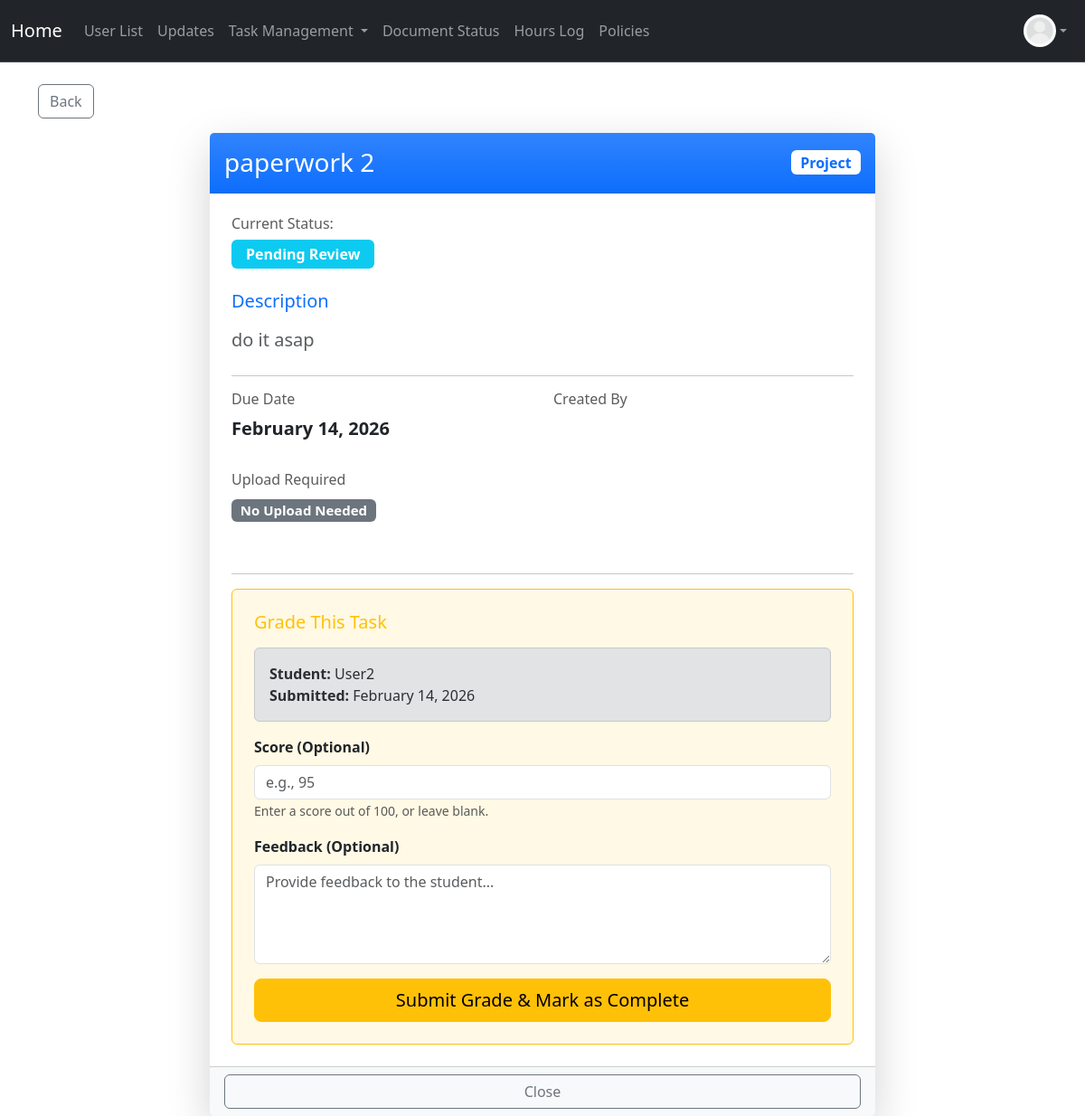
Before: /task/view/6 (signed in) with the older database file.
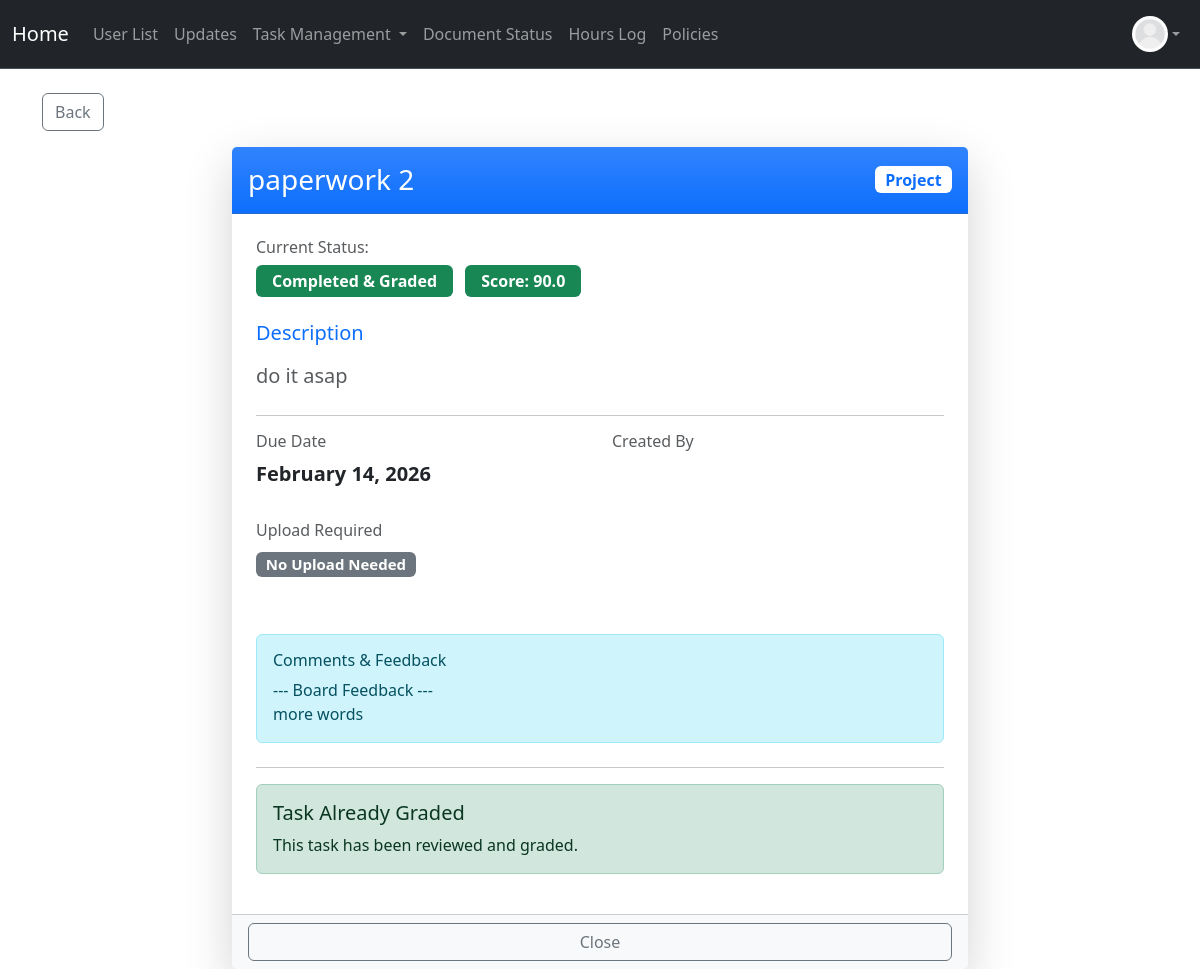
After: the same page with the newer database file.
### project/models.py (models this page shows, shortened)
class User(db.Model, UserMixin):
    __tablename__ = 'users'
    id: Mapped[int] = mapped_column(primary_key=True)
    name: Mapped[str] = mapped_column()
    email: Mapped[str] = mapped_column(unique=True)
    address: Mapped[str] = mapped_column(default="None Provided")
    password_hash: Mapped[str] = mapped_column(db.String(128))
    date_created: Mapped[datetime] = mapped_column(DateTime, server_default=func.now())
    total_hours: Mapped[float] = mapped_column(default=0.0)
    picture: Mapped[str] = mapped_column(default="default.jpeg")
    role: Mapped[str] = mapped_column(default="user")  # "user", "volunteer", " intern", "board"
    hours: Mapped[List["Hours"]] = relationship("Hours", back_populates="user", cascade="all, delete-orphan")
    documents: Mapped[List["Document"]] = relationship("Document", back_populates="user", cascade="all, delete-orphan")
    task_assignments: Mapped[List["TaskAssignment"]] = relationship(
        "TaskAssignment",
        back_populates="user",
        cascade="all, delete-orphan"
    )

class TaskAssignment(db.Model):
    __tablename__ = 'task_assignments'
    id: Mapped[int] = mapped_column(primary_key=True)
    task_id: Mapped[int] = mapped_column(db.ForeignKey('tasks.id'), name="fk_taskassign_task_id")
    user_id: Mapped[int] = mapped_column(db.ForeignKey('users.id'), name="fk_taskassign_user_id")
    due_date: Mapped[datetime] = mapped_column(DateTime, nullable=False)
    status: Mapped[str] = mapped_column(default="pending")
    upload: Mapped[bool] = mapped_column(default=False)
    filename: Mapped[str] = mapped_column(nullable=True)
    score: Mapped[float] = mapped_column(nullable=True)
    comments: Mapped[str] = mapped_column(default="")
    task: Mapped["Task"] = relationship("Task", back_populates="assignments")
    user: Mapped["User"] = relationship("User", back_populates="task_assignments")

### app.py (the view)
@app.route("/task/view/<int:assignment_id>", methods=["GET"])
@login_required
@permission_required('volunteer')
def view_task(assignment_id):
    assignment = TaskAssignment.query.get_or_404(assignment_id)
    if assignment.user_id != current_user.id and current_user.role not in ['board', 'admin']:
        flash("You don't have permission to view this task.")
        return redirect(url_for(redirect_target.get(current_user.role, "user_dashboard")))
    task = assignment.task
    is_overdue = (
        assignment.due_date.date() < date.today()
        and assignment.status == "pending"
    )
    return render_template("task_detail_popup.html",
                         assignment=assignment,
                         task=task,
                         is_overdue=is_overdue)

### app.py (called while the page is built)
@app.context_processor
def inject_now():
    return {
        'now': datetime.now,
        'today': date.today
    }

### project/models.py (called while the page is built)
@login_manager.user_loader
def load_user(user_id):
    return User.query.get(user_id)

### project/templates/task_detail_popup.html (shortened to what the changed rows need)
{% extends "base.html" %}
{% block content %}
<div class="container mt-4">
    <div class="row justify-content-center">
        <div class="col-lg-8 col-md-10">
            <div class="card shadow-lg border-0">
                <div class="card-body p-4">
                    <div class="mb-4">
                        <h6 class="text-muted mb-2">Current Status:</h6>
                        <span class="badge
                            {% if assignment.status == 'pending' %}bg-warning text-dark
                            {% elif assignment.status == 'done' %}bg-info
                            {% elif assignment.status == 'graded' %}bg-success
                            {% endif %} fs-6 px-3 py-2">
                            {% if assignment.status == 'pending' %}To Do
                            {% elif assignment.status == 'done' %}Pending Review
                            {% elif assignment.status == 'graded' %}Completed & Graded
                            {% endif %}
                        </span>
                        {% if assignment.status == 'graded' and assignment.score is not none %}
                            <span class="badge bg-success fs-6 px-3 py-2 ms-2">
                                 Score: {{ assignment.score }}
                            </span>
                        {% endif %}
                    </div>
                    <div class="row mb-4">
                        <div class="col-md-6 mb-3">
                            <h6 class="text-muted mb-2">
                                 Due Date
                            </h6>
                            <p class="fs-5 fw-bold {% if is_overdue and assignment.status == 'pending' %}text-danger{% else %}text-dark{% endif %}">
                                {{ assignment.due_date.strftime('%B %d, %Y') }}
                            </p>
                        </div>
                    </div>
                    {% if assignment.comments %}
                    <div class="alert alert-info mb-4">
                        <h6 class="alert-heading">
                             Comments & Feedback
                        </h6>
                        <p class="mb-0" style="white-space: pre-line;">{{ assignment.comments }}</p>
                    </div>
                    {% endif %}
                    {% if assignment.status == 'pending' and current_user.id == assignment.user_id %}
                    <div class="bg-light p-4 rounded">
                        <h5 class="text-success mb-3">
                            <i class="fas fa-tasks"></i> Mark as Complete
                        </h5>
                        <form method="POST" action="{{ url_for('complete_task', assignment_id=assignment.id) }}" enctype="multipart/form-data">
                            <div class="mb-3">
                                <label for="completionComments" class="form-label fw-bold">
                                    Completion Comments (Optional)
                                </label>
                                <textarea
                                    class="form-control"
                                    id="completionComments"
                                    name="completion_comments"
                                    rows="3"
                                    placeholder="Add any notes about how you completed this task...">{{ assignment.comments }}</textarea>
                                <small class="form-text text-muted">
                                    Explain what you did to complete this task.
                                </small>
                            </div>
                            {% if task.classification == 'project' and assignment.upload %}
                            <div class="mb-3">
                                <label for="completionFile" class="form-label fw-bold">
                                    <i class="fas fa-upload"></i> Upload Completion File
                                    <span class="text-danger">*</span>
                                </label>
                                <input
                                    type="file"
                                    class="form-control"
                                    id="completionFile"
                                    name="completion_file"
                                    required>
                                <small class="form-text text-muted">
                                    Accepted formats: PDF, DOC, DOCX, JPG, PNG
                                </small>
                            </div>
                            {% endif %}
                            <div class="d-grid gap-2">
                                <button type="submit" class="btn btn-success btn-lg">
                                    <i class="fas fa-check-circle"></i>
                                    Submit for Review
                                </button>
                            </div>
                        </form>
                    </div>
                    {% elif assignment.status == 'done' and current_user.role in ['board', 'admin'] %}
                    <div class="bg-warning bg-opacity-10 p-4 rounded border border-warning">
                        <h5 class="text-warning mb-3">
                             Grade This Task
                        </h5>
                        <form method="POST" action="{{ url_for('grade_task', assignment_id=assignment.id) }}">
                            <div class="alert alert-secondary mb-3">
                                <strong>Student:</strong> {{ assignment.user.name }}<br>
                                <strong>Submitted:</strong> {{ assignment.due_date.strftime('%B %d, %Y') }}
                            </div>
                            <div class="mb-3">
                                <label for="score" class="form-label fw-bold">
                                    Score (Optional)
                                </label>
                                <input type="number"
                                       class="form-control"
                                       id="score"
                                       name="score"
                                       step="0.1"
                                       min="0"
                                       max="100"
                                       placeholder="e.g., 95">
                                <small class="form-text text-muted">
                                    Enter a score out of 100, or leave blank.
                                </small>
                            </div>
                            <div class="mb-3">
                                <label for="feedback" class="form-label fw-bold">
                                    Feedback (Optional)
                                </label>
                                <textarea
                                    class="form-control"
                                    id="feedback"
                                    name="feedback"
                                    rows="4"
                                    placeholder="Provide feedback to the student..."></textarea>
                            </div>
                            <div class="d-grid gap-2">
                                <button type="submit" class="btn btn-warning btn-lg">
                                    Submit Grade & Mark as Complete
                                </button>
                            </div>
                        </form>
                    </div>
                    {% elif assignment.status == 'graded' and current_user.role in ['board', 'admin'] %}
                    <div class="alert alert-success">
                        <h5 class="alert-heading">
                             Task Already Graded
                        </h5>
                        <p class="mb-0">
                            This task has been reviewed and graded.
                        </p>
                    </div>
                    {% endif %}
                </div>
            </div>
        </div>
    </div>
</div>
{% endblock %}

Changed rows visible on the page:
no longer on this page (row unchanged): User: user.name "User2"
changed TaskAssignment: status "done" → "graded" (drawn); score (not shown) → "90.0"; comments (not shown) → "--- Board Feedback --- more words"; due_date "February 14, 2026" → (not shown)
Other visible differences:
text no longer shown: "Pending Review Grade This Task Student: Submitted: Score (Optional) Enter a score out of 100, or leave blank. Feedback (Optional) Submit Grade & Mark as Complete"
text now shown: "Completed & Graded Score: Comments & Feedback Task Already Graded This task has been reviewed and graded."
